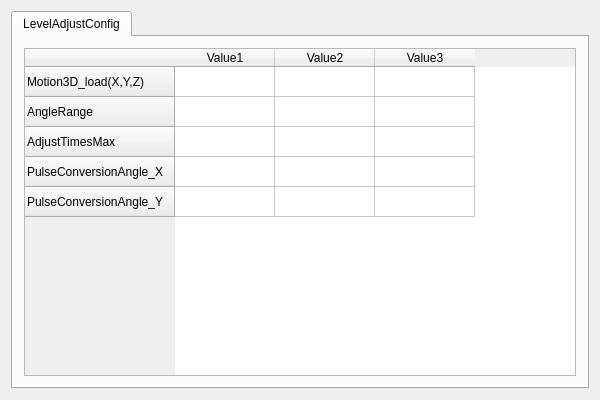
<?xml version="1.0" encoding="UTF-8"?>
<ui version="4.0">
 <class>ConfigWidgetClass</class>
 <widget class="QWidget" name="ConfigWidgetClass">
  <property name="geometry">
   <rect>
    <x>0</x>
    <y>0</y>
    <width>600</width>
    <height>400</height>
   </rect>
  </property>
  <property name="windowTitle">
   <string>ConfigWidget</string>
  </property>
  <layout class="QVBoxLayout" name="verticalLayout">
   <item>
    <widget class="QTabWidget" name="configWidget">
     <property name="currentIndex">
      <number>0</number>
     </property>
     <widget class="QWidget" name="LevelAdjustConfig">
      <attribute name="title">
       <string>LevelAdjustConfig</string>
      </attribute>
      <layout class="QVBoxLayout" name="verticalLayout_2">
       <item>
        <widget class="QTableWidget" name="LevelAdjustTable">
         <row>
          <property name="text">
           <string>Motion3D_load(X,Y,Z)</string>
          </property>
         </row>
         <row>
          <property name="text">
           <string>AngleRange</string>
          </property>
         </row>
         <row>
          <property name="text">
           <string>AdjustTimesMax</string>
          </property>
         </row>
         <row>
          <property name="text">
           <string>PulseConversionAngle_X</string>
          </property>
         </row>
         <row>
          <property name="text">
           <string>PulseConversionAngle_Y</string>
          </property>
         </row>
         <column>
          <property name="text">
           <string>Value1</string>
          </property>
         </column>
         <column>
          <property name="text">
           <string>Value2</string>
          </property>
         </column>
         <column>
          <property name="text">
           <string>Value3</string>
          </property>
         </column>
        </widget>
       </item>
      </layout>
     </widget>
    </widget>
   </item>
  </layout>
 </widget>
 <layoutdefault spacing="6" margin="11"/>
 <resources/>
 <connections/>
</ui>
